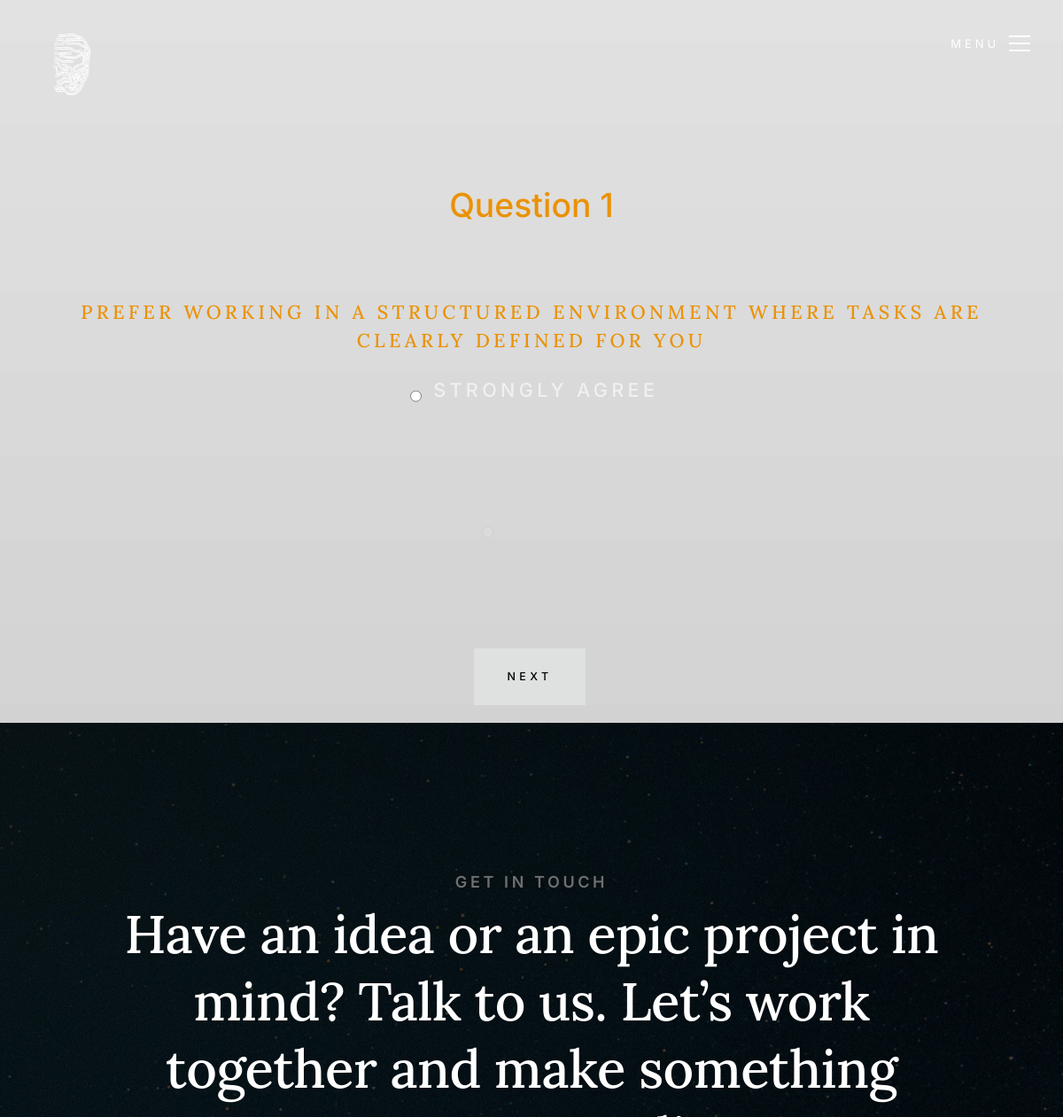
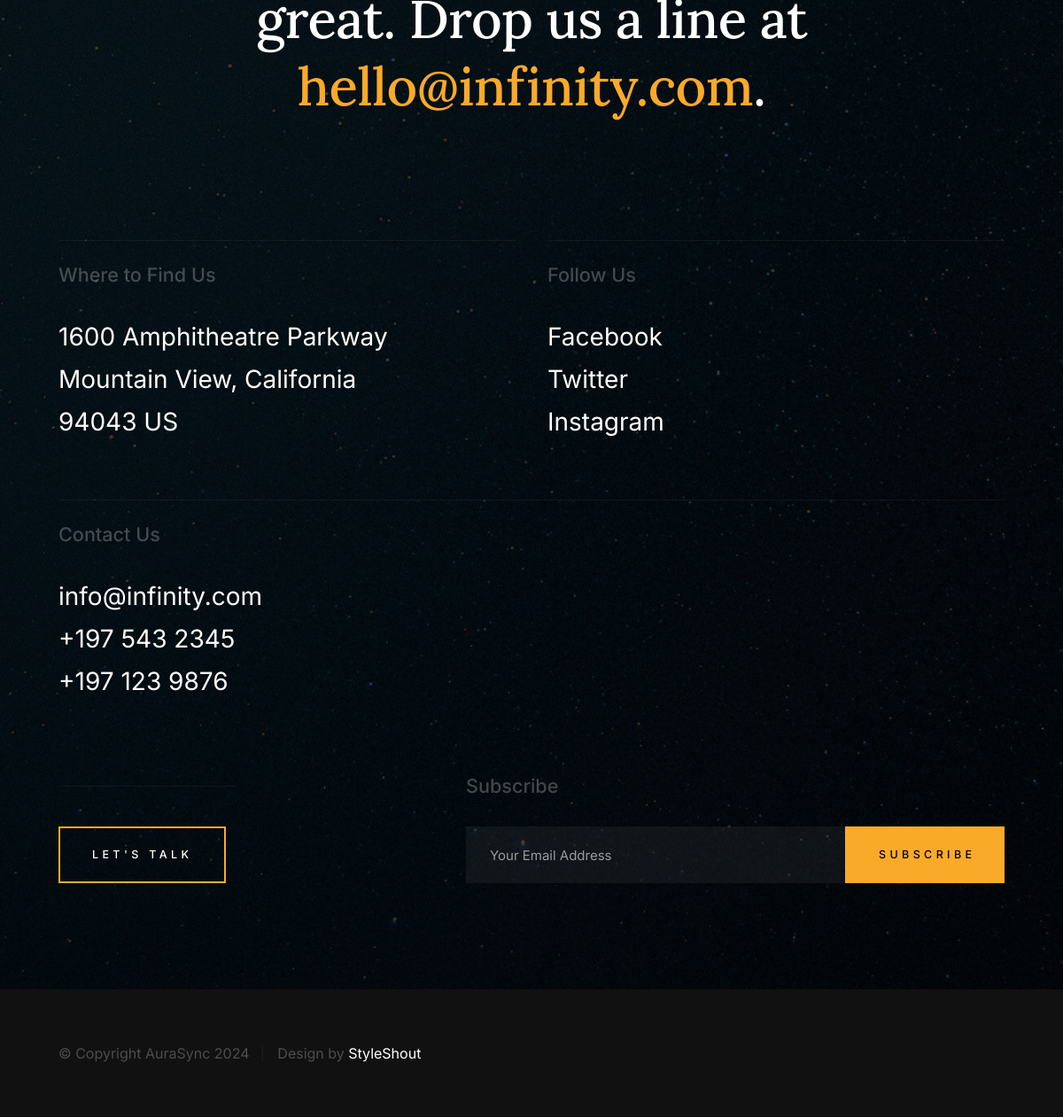
Page /Psychometric/test on the committed database (2 pictures, top to bottom).
### Psychometric/models.py (models this page shows, shortened)
class psychometric_question(models.Model):
    question = models.TextField()
    choice_1 = models.CharField(max_length=225)
    choice_2 = models.CharField(max_length=225)
    choice_3 = models.CharField(max_length=225)
    choice_4 = models.CharField(max_length=225)
    correct_answer = models.CharField(max_length=225)
    question_status = models.BooleanField(default=True)

### Psychometric/views.py (the view, shortened to what this page needs)
# urls.py: path('test', views.psychometric_questions, name='psychometric_questions'),
def psychometric_questions(request):
    questions = psychometric_question.objects.all()
    context = {
        'questions': questions,
    }
    return render(request, 'psychometric/psychometric_questions.html', context)

### templates/psychometric/psychometric_questions.html (shortened to what this page needs)
{% extends 'User/Bases/index_base.html' %}
{% load static %}
{% block content %}
        <div class="s-intro__bg">
        </div>
        <section id="content" class="s-content">
            <section id="intro" class="s-intro target-section">
                <div class="s-intro__bg rellax" data-rellax-speed="-5"></div>
                <div class="row s-intro__content">
                    <div class="column lg-12 s-intro__content-inner">
                            <form id="psychometric-form" method="POST" action="">
                                <div id="questions">
                                    {% for question in questions %}
                                    <div class="question-container" id="question-{{ forloop.counter }}">
                                    <center><h2 style="color:hsla(37, 95%, 47%, 1);"> Question {{ forloop.counter }} </h2></center> <br> <br>
                                        <p class="s-intro__pretitle" style="color:hsla(37, 95%, 47%, 1);">{{ question.question }}</p>
                                        <div>
                                        <ul>
                                            <label>
                                                <input type="radio"  class="s-intro__pretitle" name="question-{{ forloop.counter }}" value=1 required> <span class="s-intro__pretitle" style="padding:10px;"> {{ question.choice_1 }} </span>
                                            </label><br>
                                            <label>
                                                <input type="radio" class="s-intro__pretitle" name="question-{{ forloop.counter }}" value=2> <span class="s-intro__pretitle" style="padding:10px;"> {{ question.choice_2 }} </span>
                                            </label><br>
                                            <label>
                                            </label><br>
                                            <label>
                                            </label><br>
                                        </ul>
                                        </div>
                                        <button type="button" class="next-btn" data-question-id="{{ forloop.counter }}">Next</button>
                                    </div>
                                    {% endfor %}
                                </div>
                            </form>
                    </div>
                </div>
            </section>
            {% endblock content %}

### templates/psychometric/psychometric_questions.html (style rules this page uses)
.question-container { display: none; }
.question-container.active { display: block; }

### rows in the picture
psychometric_question: question "PREFER WORKING IN A STRUCTURED ENVIRONMENT WHERE TASKS ARE CLEARLY DEFINED FOR YOU", choice_1 "STRONGLY AGREE"
